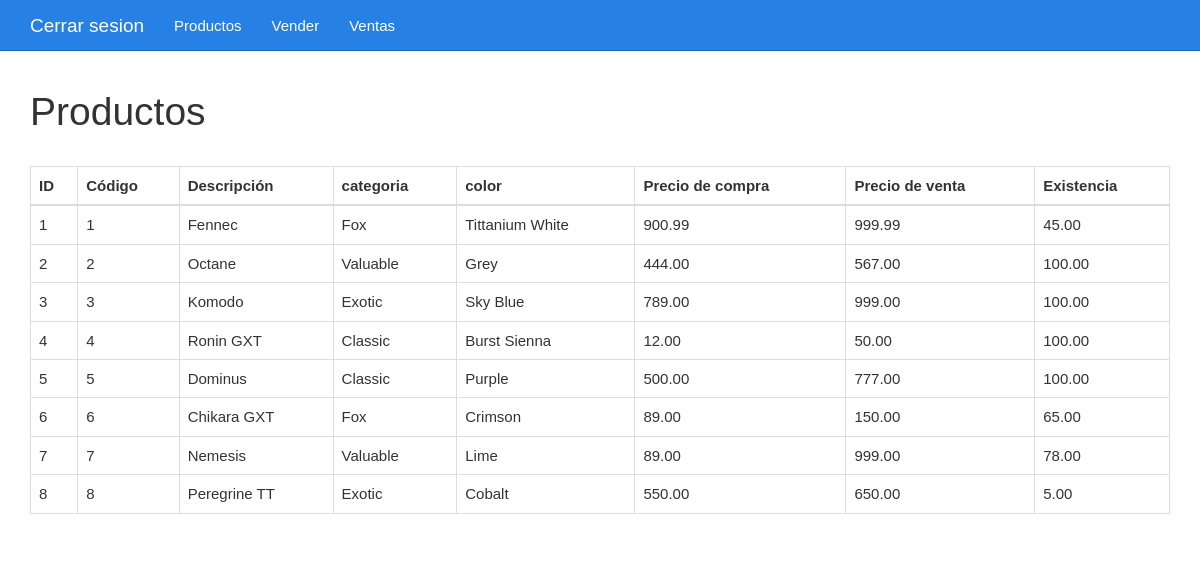
/listar.php (signed in), run on the app's committed database.
### tables this page shows
CREATE TABLE `productos` (
  `id` bigint(20) UNSIGNED NOT NULL,
  `codigo` varchar(255) NOT NULL,
  `descripcion` varchar(255) NOT NULL,
  `precioVenta` decimal(5,2) NOT NULL,
  `precioCompra` decimal(5,2) NOT NULL,
  `existencia` decimal(5,2) NOT NULL,
  `fk_colores` int(11) UNSIGNED NOT NULL,
  `fk_categoria` int(11) UNSIGNED NOT NULL
);

CREATE TABLE `categoria` (
  `id_categoria` int(11) UNSIGNED NOT NULL,
  `nombre_categoria` varchar(100) NOT NULL,
  `status_categoria` int(11) NOT NULL
);

CREATE TABLE `colores` (
  `id_color` int(11) UNSIGNED NOT NULL,
  `nombre_color` varchar(100) NOT NULL
);

### listar.php (the view, shortened to what this page needs)
<?php
include_once "encabezado.php" ?>
<?php
include_once "base_de_datos.php";
$sentencia = $base_de_datos->query("
SELECT*FROM
 	productos
 		LEFT JOIN categoria ON fk_categoria = id_categoria
		LEFT JOIN colores ON fk_colores = id_color
");
$productos = $sentencia->fetchAll(PDO::FETCH_OBJ);
?>
	<div class="col-xs-12">
		<h1>Productos</h1>
		<br>
		<table class="table table-bordered">
			<thead>
				<tr>
					<th>ID</th>
					<th>Código</th>
					<th>Descripción</th>
					<th>categoria</th>
					<th>color</th>
					<th>Precio de compra</th>
					<th>Precio de venta</th>
					<th>Existencia</th>
				</tr>
			</thead>
			<tbody>
				<?php foreach($productos as $producto){ ?>
				<tr>
					<td><?php echo $producto->id ?></td>
					<td><?php echo $producto->codigo ?></td>
					<td><?php echo $producto->descripcion ?></td>
					<td><?php echo $producto->nombre_categoria ?></td>
					<td><?php echo $producto->nombre_color ?></td>
					<td><?php echo $producto->precioCompra ?></td>
					<td><?php echo $producto->precioVenta ?></td>
					<td><?php echo $producto->existencia ?></td>
				</tr>
				<?php } ?>
			</tbody>
		</table>
	</div>
<?php include_once "pie.php" ?>

### encabezado.php (shortened to what this page needs)
<!DOCTYPE html>
<html lang="es">
<head>
	<link rel="stylesheet" href="./css/fontawesome-all.min.css">
	<link rel="stylesheet" href="./css/2.css">
	<link rel="stylesheet" href="./css/estilo.css">
</head>
<body>
	<nav class="navbar navbar-inverse navbar-fixed-top">
		<div class="container">
			<div class="navbar-header">
				<a class="navbar-brand" href="security.php">Cerrar sesion</a>
			</div>
			<div id="navbar" class="collapse navbar-collapse">
				<ul class="nav navbar-nav">
					<li><a href="./listar.php">Productos</a></li>
					<li><a href="./vender.php">Vender</a></li>
					<li><a href="./ventas.php">Ventas</a></li>
				</ul>
			</div>
		</div>
	</nav>
	<div class="container">
		<div class="row">

### pie.php
		</div>
	</div>
</body>
</html>

### css/estilo.css (style rules this page uses)
body { padding-top: 70px; }

### data on the page
productos: id "1", codigo "1", descripcion "Fennec", fk_categoria.nombre_categoria "Fox", fk_colores.nombre_color "Tittanium White", precioCompra "900.99", precioVenta "999.99", existencia "45.00"
productos: id "2", codigo "2", descripcion "Octane", fk_categoria.nombre_categoria "Valuable", fk_colores.nombre_color "Grey", precioCompra "444.00", precioVenta "567.00", existencia "100.00"
productos: id "3", codigo "3", descripcion "Komodo", fk_categoria.nombre_categoria "Exotic", fk_colores.nombre_color "Sky Blue", precioCompra "789.00", precioVenta "999.00", existencia "100.00"
productos: id "4", codigo "4", descripcion "Ronin GXT", fk_categoria.nombre_categoria "Classic", fk_colores.nombre_color "Burst Sienna", precioCompra "12.00", precioVenta "50.00", existencia "100.00"
productos: id "5", codigo "5", descripcion "Dominus", fk_categoria.nombre_categoria "Classic", fk_colores.nombre_color "Purple", precioCompra "500.00", precioVenta "777.00", existencia "100.00"
productos: id "6", codigo "6", descripcion "Chikara GXT", fk_categoria.nombre_categoria "Fox", fk_colores.nombre_color "Crimson", precioCompra "89.00", precioVenta "150.00", existencia "65.00"
productos: id "7", codigo "7", descripcion "Nemesis", fk_categoria.nombre_categoria "Valuable", fk_colores.nombre_color "Lime", precioCompra "89.00", precioVenta "999.00", existencia "78.00"
productos: id "8", codigo "8", descripcion "Peregrine TT", fk_categoria.nombre_categoria "Exotic", fk_colores.nombre_color "Cobalt", precioCompra "550.00", precioVenta "650.00", existencia "5.00"
